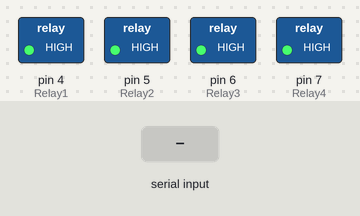
Recording of a sketch running on a simulated Arduino Uno, built with avr-gcc and run on an emulated ATmega328P. On the bench: switched loads named in the sketch (green lamp = pin HIGH). The test bench sets the inputs (shaded band). EEPROM starts erased.

Above: at 1.7 s.
1.8 s: "A" received over the second serial link
At 3.2 s:
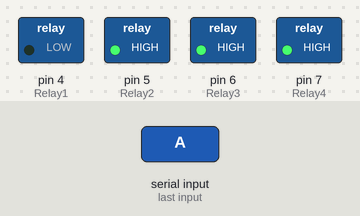
3.5 s: "B" received over the second serial link
At 4.4 s:
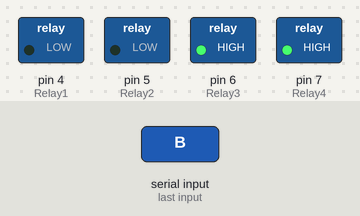
5.1 s: "a" received over the second serial link
At 6.4 s:
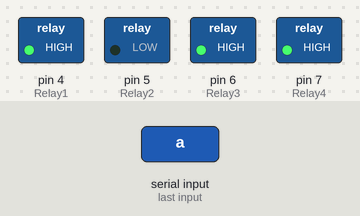
6.7 s: "C" received over the second serial link
At 7.3 s:
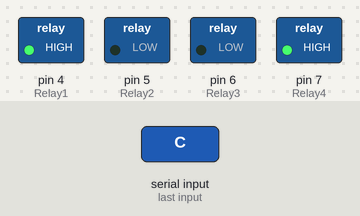
8.2 s: "b" received over the second serial link
At 9.1 s:
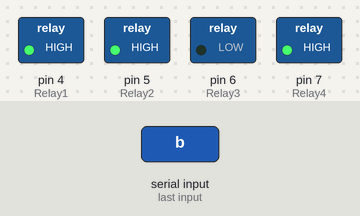
9.8 s: "D" received over the second serial link
At 10.9 s:
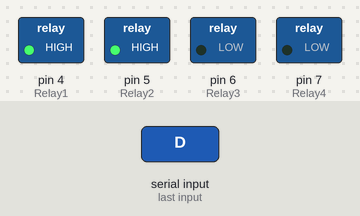
Timing chart, 0 to 12.3 s (numbered marks = the images above; inputs shaded):
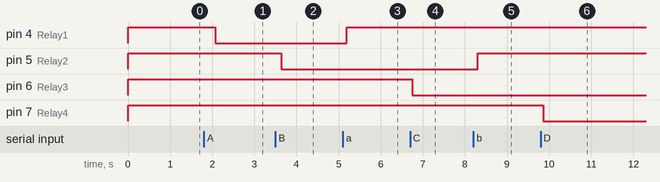

The sketch:

HAcode.ino
```cpp
#include <EEPROM.h>
#include <SoftwareSerial.h>
SoftwareSerial BT_Serial(2, 3); // RX, TX

#define Relay1 4 // Load1 Pin Out
#define Relay2 5 // Load2 Pin Out
#define Relay3 6 // Load3 Pin Out
#define Relay4 7 // Load4 Pin Out

char bt_data; // variable to receive data from the serial port
int load1, load2, load3, load4, power;

void setup(){
Serial.begin(9600);
BT_Serial.begin(9600);

pinMode(Relay1, OUTPUT); digitalWrite(Relay1, 1);
pinMode(Relay2, OUTPUT); digitalWrite(Relay2, 1);
pinMode(Relay3, OUTPUT); digitalWrite(Relay3, 1);
pinMode(Relay4, OUTPUT); digitalWrite(Relay4, 1);

load1 = EEPROM.read(1);
load2 = EEPROM.read(2);
load3 = EEPROM.read(3);
load4 = EEPROM.read(4);

power = EEPROM.read(5);
delay(500);
}

void loop() {
if(BT_Serial.available()>0){bt_data = BT_Serial.read();}

if(bt_data == 'A'){load1=0;EEPROM.write(1, load1);}
if(bt_data == 'a'){load1=1;EEPROM.write(1, load1);}

if(bt_data == 'B'){load2=0;EEPROM.write(2, load2);}
if(bt_data == 'b'){load2=1;EEPROM.write(2, load2);}

if(bt_data == 'C'){load3=0;EEPROM.write(3, load3);}
if(bt_data == 'c'){load3=1;EEPROM.write(3, load3);}

if(bt_data == 'D'){load4=0;EEPROM.write(4, load4);}
if(bt_data == 'd'){load4=1;EEPROM.write(4, load4);}

if(bt_data == 'E'){power=0;EEPROM.write(5, power);}
if(bt_data == 'e'){power=1;EEPROM.write(5, power);}

bt_data = '0';

if(power==1){
digitalWrite(Relay1, 1);
digitalWrite(Relay2, 1);
digitalWrite(Relay3, 1);
digitalWrite(Relay4, 1);
}else{
digitalWrite(Relay1, load1);
digitalWrite(Relay2, load2);
digitalWrite(Relay3, load3);
digitalWrite(Relay4, load4);
}

 BT_Serial.print(power); //send distance to MIT App
 BT_Serial.print(";");
 BT_Serial.print(load1); //send distance to MIT App
 BT_Serial.print(";");
 BT_Serial.print(load2); //send distance to MIT App
 BT_Serial.print(";");
 BT_Serial.print(load3); //send distance to MIT App
 BT_Serial.print(";");
 BT_Serial.print(load4); //send distance to MIT App
 BT_Serial.println(";");

delay(500);
}
```

Measured:
- after the input at 1.8 s, pin 4 (Relay1): HIGH → LOW after 0.27 s
- after the input at 3.5 s, pin 5 (Relay2): HIGH → LOW after 0.14 s
- after the input at 5.1 s, pin 4 (Relay1): LOW → HIGH after 0.10 s
- after the input at 6.7 s, pin 6 (Relay3): HIGH → LOW after 0.05 s
- after the input at 8.2 s, pin 5 (Relay2): LOW → HIGH after 0.11 s
- after the input at 9.8 s, pin 7 (Relay4): HIGH → LOW after 0.06 s
